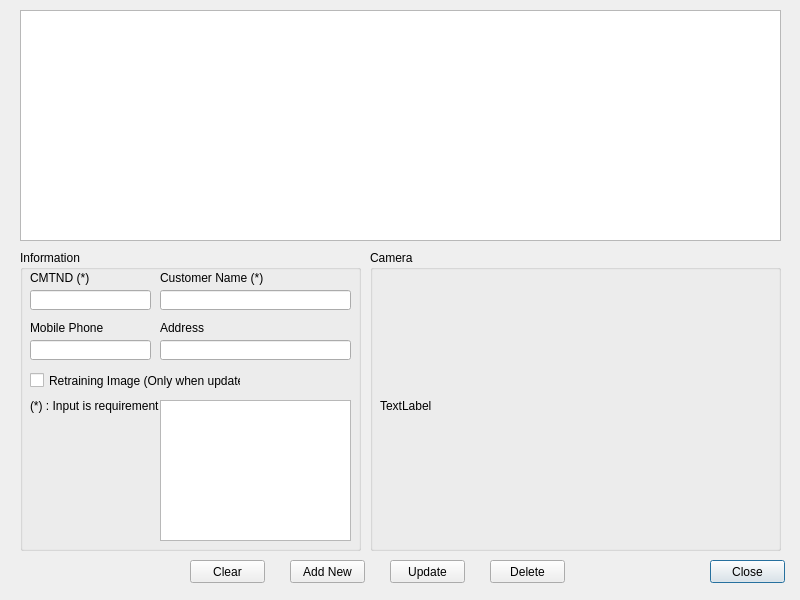
<?xml version="1.0" encoding="UTF-8"?>
<ui version="4.0">
 <class>Dialog_ConfigModel</class>
 <widget class="QDialog" name="Dialog_ConfigModel">
  <property name="geometry">
   <rect>
    <x>0</x>
    <y>0</y>
    <width>800</width>
    <height>600</height>
   </rect>
  </property>
  <property name="windowTitle">
   <string>Config Customer</string>
  </property>
  <widget class="QPushButton" name="pushButton_Close">
   <property name="geometry">
    <rect>
     <x>710</x>
     <y>560</y>
     <width>75</width>
     <height>23</height>
    </rect>
   </property>
   <property name="text">
    <string>Close</string>
   </property>
  </widget>
  <widget class="QGroupBox" name="groupBox">
   <property name="geometry">
    <rect>
     <x>20</x>
     <y>250</y>
     <width>341</width>
     <height>301</height>
    </rect>
   </property>
   <property name="title">
    <string>Information</string>
   </property>
   <widget class="QLabel" name="label_2">
    <property name="geometry">
     <rect>
      <x>140</x>
      <y>20</y>
      <width>131</width>
      <height>16</height>
     </rect>
    </property>
    <property name="text">
     <string>Customer Name (*)</string>
    </property>
   </widget>
   <widget class="QLineEdit" name="lineEdit_CustomerName">
    <property name="geometry">
     <rect>
      <x>140</x>
      <y>40</y>
      <width>191</width>
      <height>20</height>
     </rect>
    </property>
   </widget>
   <widget class="QLabel" name="label_4">
    <property name="geometry">
     <rect>
      <x>10</x>
      <y>70</y>
      <width>81</width>
      <height>16</height>
     </rect>
    </property>
    <property name="text">
     <string>Mobile Phone</string>
    </property>
   </widget>
   <widget class="QLabel" name="label_3">
    <property name="geometry">
     <rect>
      <x>10</x>
      <y>145</y>
      <width>131</width>
      <height>21</height>
     </rect>
    </property>
    <property name="text">
     <string>(*) : Input is requirement</string>
    </property>
   </widget>
   <widget class="QLineEdit" name="lineEdit_CMTND">
    <property name="geometry">
     <rect>
      <x>10</x>
      <y>40</y>
      <width>121</width>
      <height>20</height>
     </rect>
    </property>
    <property name="readOnly">
     <bool>false</bool>
    </property>
   </widget>
   <widget class="QLabel" name="label_5">
    <property name="geometry">
     <rect>
      <x>10</x>
      <y>20</y>
      <width>81</width>
      <height>16</height>
     </rect>
    </property>
    <property name="text">
     <string>CMTND (*)</string>
    </property>
   </widget>
   <widget class="QLineEdit" name="lineEdit_Phone">
    <property name="geometry">
     <rect>
      <x>10</x>
      <y>90</y>
      <width>121</width>
      <height>20</height>
     </rect>
    </property>
   </widget>
   <widget class="QLabel" name="label_7">
    <property name="geometry">
     <rect>
      <x>140</x>
      <y>70</y>
      <width>81</width>
      <height>16</height>
     </rect>
    </property>
    <property name="text">
     <string>Address</string>
    </property>
   </widget>
   <widget class="QLineEdit" name="lineEdit_Address">
    <property name="geometry">
     <rect>
      <x>140</x>
      <y>90</y>
      <width>191</width>
      <height>20</height>
     </rect>
    </property>
   </widget>
   <widget class="QGraphicsView" name="graphicsView_Image">
    <property name="geometry">
     <rect>
      <x>140</x>
      <y>150</y>
      <width>191</width>
      <height>141</height>
     </rect>
    </property>
   </widget>
   <widget class="QCheckBox" name="checkBox_Retraining">
    <property name="geometry">
     <rect>
      <x>10</x>
      <y>120</y>
      <width>211</width>
      <height>21</height>
     </rect>
    </property>
    <property name="text">
     <string>Retraining Image (Only when update)</string>
    </property>
   </widget>
  </widget>
  <widget class="QPushButton" name="pushButton_Insert">
   <property name="geometry">
    <rect>
     <x>290</x>
     <y>560</y>
     <width>75</width>
     <height>23</height>
    </rect>
   </property>
   <property name="text">
    <string>Add New</string>
   </property>
  </widget>
  <widget class="QPushButton" name="pushButton_Delete">
   <property name="geometry">
    <rect>
     <x>490</x>
     <y>560</y>
     <width>75</width>
     <height>23</height>
    </rect>
   </property>
   <property name="text">
    <string>Delete</string>
   </property>
  </widget>
  <widget class="QTableView" name="tableView_customerList">
   <property name="geometry">
    <rect>
     <x>20</x>
     <y>10</y>
     <width>761</width>
     <height>231</height>
    </rect>
   </property>
  </widget>
  <widget class="QPushButton" name="pushButton_Update">
   <property name="geometry">
    <rect>
     <x>390</x>
     <y>560</y>
     <width>75</width>
     <height>23</height>
    </rect>
   </property>
   <property name="text">
    <string>Update</string>
   </property>
  </widget>
  <widget class="QPushButton" name="pushButton_Clear">
   <property name="geometry">
    <rect>
     <x>190</x>
     <y>560</y>
     <width>75</width>
     <height>23</height>
    </rect>
   </property>
   <property name="text">
    <string>Clear</string>
   </property>
  </widget>
  <widget class="QGroupBox" name="groupBox_2">
   <property name="geometry">
    <rect>
     <x>370</x>
     <y>250</y>
     <width>411</width>
     <height>301</height>
    </rect>
   </property>
   <property name="title">
    <string>Camera</string>
   </property>
   <widget class="QLabel" name="label_videoFrame">
    <property name="geometry">
     <rect>
      <x>10</x>
      <y>20</y>
      <width>391</width>
      <height>271</height>
     </rect>
    </property>
    <property name="text">
     <string>TextLabel</string>
    </property>
   </widget>
   <widget class="QPushButton" name="pushButton_Update">
   <property name="geometry">
    <rect>
     <x>390</x>
     <y>560</y>
     <width>75</width>
     <height>23</height>
    </rect>
   </property>
   <property name="text">
    <string>Update</string>
   </property>
  </widget>
  </widget>
 </widget>
 <tabstops>
  <tabstop>tableView_customerList</tabstop>
  <tabstop>lineEdit_CMTND</tabstop>
  <tabstop>lineEdit_CustomerName</tabstop>
  <tabstop>lineEdit_Phone</tabstop>
  <tabstop>lineEdit_Address</tabstop>
  <tabstop>pushButton_Clear</tabstop>
  <tabstop>pushButton_Insert</tabstop>
  <tabstop>pushButton_Update</tabstop>
  <tabstop>pushButton_Delete</tabstop>
  <tabstop>pushButton_Close</tabstop>
 </tabstops>
 <resources/>
 <connections>
  <connection>
   <sender>pushButton_Close</sender>
   <signal>clicked()</signal>
   <receiver>Dialog_ConfigModel</receiver>
   <slot>close()</slot>
   <hints>
    <hint type="sourcelabel">
     <x>710</x>
     <y>560</y>
    </hint>
    <hint type="destinationlabel">
     <x>299</x>
     <y>199</y>
    </hint>
   </hints>
  </connection>
 </connections>
</ui>
